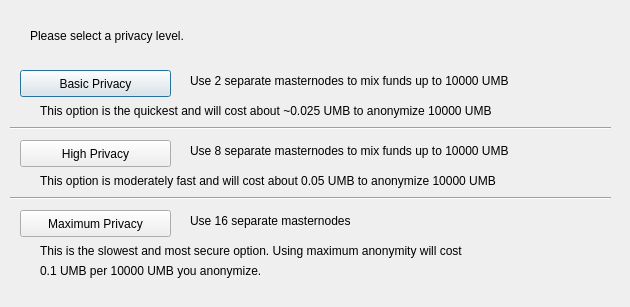
<?xml version="1.0" encoding="UTF-8"?>
<ui version="4.0">
 <class>ObfuscationConfig</class>
 <widget class="QDialog" name="ObfuscationConfig">
  <property name="geometry">
   <rect>
    <x>0</x>
    <y>0</y>
    <width>630</width>
    <height>307</height>
   </rect>
  </property>
  <property name="windowTitle">
   <string>Configure Obfuscation</string>
  </property>
  <widget class="QPushButton" name="buttonBasic">
   <property name="geometry">
    <rect>
     <x>20</x>
     <y>70</y>
     <width>151</width>
     <height>27</height>
    </rect>
   </property>
   <property name="text">
    <string>Basic Privacy</string>
   </property>
  </widget>
  <widget class="QPushButton" name="buttonHigh">
   <property name="geometry">
    <rect>
     <x>20</x>
     <y>140</y>
     <width>151</width>
     <height>27</height>
    </rect>
   </property>
   <property name="text">
    <string>High Privacy</string>
   </property>
  </widget>
  <widget class="QPushButton" name="buttonMax">
   <property name="geometry">
    <rect>
     <x>20</x>
     <y>210</y>
     <width>151</width>
     <height>27</height>
    </rect>
   </property>
   <property name="text">
    <string>Maximum Privacy</string>
   </property>
  </widget>
  <widget class="QLabel" name="label">
   <property name="geometry">
    <rect>
     <x>30</x>
     <y>20</y>
     <width>571</width>
     <height>31</height>
    </rect>
   </property>
   <property name="text">
    <string>Please select a privacy level.</string>
   </property>
  </widget>
  <widget class="QLabel" name="label_2">
   <property name="geometry">
    <rect>
     <x>190</x>
     <y>70</y>
     <width>421</width>
     <height>21</height>
    </rect>
   </property>
   <property name="text">
    <string>Use 2 separate masternodes to mix funds up to 10000 UMB</string>
   </property>
  </widget>
  <widget class="QLabel" name="label_3">
   <property name="geometry">
    <rect>
     <x>190</x>
     <y>140</y>
     <width>411</width>
     <height>21</height>
    </rect>
   </property>
   <property name="text">
    <string>Use 8 separate masternodes to mix funds up to 10000 UMB</string>
   </property>
  </widget>
  <widget class="QLabel" name="label_4">
   <property name="geometry">
    <rect>
     <x>190</x>
     <y>210</y>
     <width>421</width>
     <height>21</height>
    </rect>
   </property>
   <property name="text">
    <string>Use 16 separate masternodes</string>
   </property>
  </widget>
  <widget class="QLabel" name="label_6">
   <property name="geometry">
    <rect>
     <x>40</x>
     <y>100</y>
     <width>561</width>
     <height>21</height>
    </rect>
   </property>
   <property name="text">
    <string>This option is the quickest and will cost about ~0.025 UMB to anonymize 10000 UMB</string>
   </property>
  </widget>
  <widget class="QLabel" name="label_7">
   <property name="geometry">
    <rect>
     <x>40</x>
     <y>170</y>
     <width>561</width>
     <height>21</height>
    </rect>
   </property>
   <property name="text">
    <string>This option is moderately fast and will cost about 0.05 UMB to anonymize 10000 UMB</string>
   </property>
  </widget>
  <widget class="QLabel" name="label_8">
   <property name="geometry">
    <rect>
     <x>40</x>
     <y>240</y>
     <width>561</width>
     <height>21</height>
    </rect>
   </property>
   <property name="text">
    <string>This is the slowest and most secure option. Using maximum anonymity will cost</string>
   </property>
  </widget>
  <widget class="QLabel" name="label_9">
   <property name="geometry">
    <rect>
     <x>40</x>
     <y>260</y>
     <width>561</width>
     <height>21</height>
    </rect>
   </property>
   <property name="text">
    <string>0.1 UMB per 10000 UMB you anonymize.</string>
   </property>
  </widget>
  <widget class="Line" name="line">
   <property name="geometry">
    <rect>
     <x>10</x>
     <y>120</y>
     <width>601</width>
     <height>16</height>
    </rect>
   </property>
   <property name="orientation">
    <enum>Qt::Horizontal</enum>
   </property>
  </widget>
  <widget class="Line" name="line_2">
   <property name="geometry">
    <rect>
     <x>10</x>
     <y>190</y>
     <width>601</width>
     <height>16</height>
    </rect>
   </property>
   <property name="orientation">
    <enum>Qt::Horizontal</enum>
   </property>
  </widget>
 </widget>
 <resources/>
 <connections/>
</ui>
